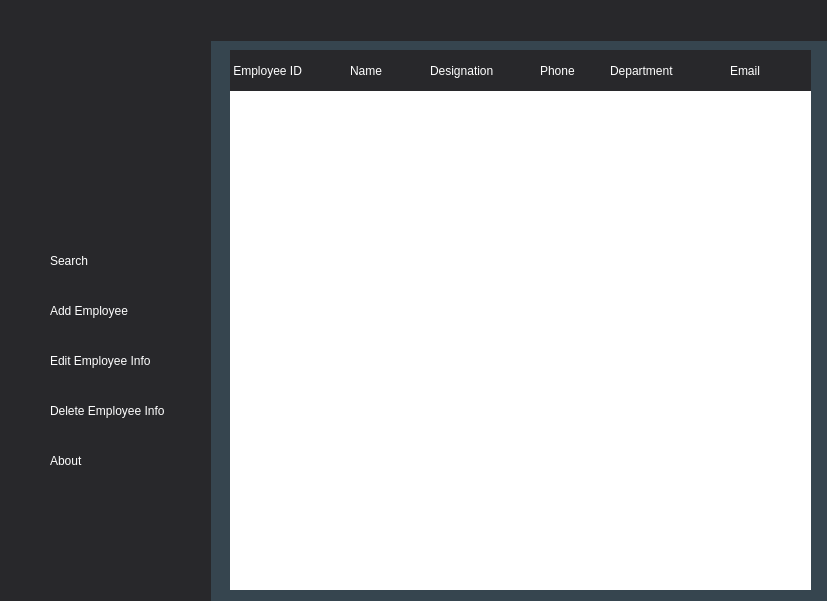
<?xml version="1.0" encoding="UTF-8"?>
<ui version="4.0">
 <class>Deleteemp</class>
 <widget class="QDialog" name="Deleteemp">
  <property name="geometry">
   <rect>
    <x>0</x>
    <y>0</y>
    <width>827</width>
    <height>601</height>
   </rect>
  </property>
  <property name="windowTitle">
   <string>Dialog</string>
  </property>
  <widget class="QLabel" name="label_2">
   <property name="geometry">
    <rect>
     <x>0</x>
     <y>-1</y>
     <width>211</width>
     <height>611</height>
    </rect>
   </property>
   <property name="styleSheet">
    <string notr="true">background-color:rgb(40, 40, 43);</string>
   </property>
   <property name="text">
    <string/>
   </property>
  </widget>
  <widget class="QLabel" name="label">
   <property name="geometry">
    <rect>
     <x>-140</x>
     <y>-10</y>
     <width>1051</width>
     <height>611</height>
    </rect>
   </property>
   <property name="styleSheet">
    <string notr="true">background-color: rgb(54, 69, 79);</string>
   </property>
   <property name="text">
    <string/>
   </property>
   <property name="scaledContents">
    <bool>true</bool>
   </property>
  </widget>
  <widget class="QLabel" name="label_3">
   <property name="geometry">
    <rect>
     <x>170</x>
     <y>0</y>
     <width>671</width>
     <height>41</height>
    </rect>
   </property>
   <property name="styleSheet">
    <string notr="true">background-color:rgb(40, 40, 43);</string>
   </property>
   <property name="text">
    <string/>
   </property>
  </widget>
  <widget class="QPushButton" name="pushButton">
   <property name="geometry">
    <rect>
     <x>0</x>
     <y>240</y>
     <width>211</width>
     <height>41</height>
    </rect>
   </property>
   <property name="styleSheet">
    <string notr="true">QPushButton {
color:white;
            background-color: rgb(40, 40, 43);
            text-align:left;
           padding-left:50px;
border:none;
        }
        QPushButton:hover {
            color: white;
background-color:rgb(54, 69, 79);
font: 700 9pt &quot;Segoe UI&quot;;
        }</string>
   </property>
   <property name="text">
    <string>Search</string>
   </property>
  </widget>
  <widget class="QPushButton" name="pushButton_2">
   <property name="geometry">
    <rect>
     <x>0</x>
     <y>290</y>
     <width>211</width>
     <height>41</height>
    </rect>
   </property>
   <property name="styleSheet">
    <string notr="true">QPushButton {
color:white;
            background-color: rgb(40, 40, 43);
            text-align:left;
           padding-left:50px;
border:none;
        }
        QPushButton:hover {
            color: white;
background-color:rgb(54, 69, 79);
font: 700 9pt &quot;Segoe UI&quot;;
        }</string>
   </property>
   <property name="text">
    <string>Add Employee</string>
   </property>
  </widget>
  <widget class="QPushButton" name="pushButton_3">
   <property name="geometry">
    <rect>
     <x>0</x>
     <y>340</y>
     <width>211</width>
     <height>41</height>
    </rect>
   </property>
   <property name="styleSheet">
    <string notr="true">QPushButton {
color:white;
            background-color: rgb(40, 40, 43);
            text-align:left;
           padding-left:50px;
border:none;
        }
        QPushButton:hover {
            color: white;
background-color:rgb(54, 69, 79);
font: 700 9pt &quot;Segoe UI&quot;;
        }</string>
   </property>
   <property name="text">
    <string>Edit Employee Info</string>
   </property>
  </widget>
  <widget class="QPushButton" name="pushButton_4">
   <property name="geometry">
    <rect>
     <x>0</x>
     <y>390</y>
     <width>211</width>
     <height>41</height>
    </rect>
   </property>
   <property name="styleSheet">
    <string notr="true">QPushButton {
color:white;
            background-color: rgb(40, 40, 43);
            text-align:left;
           padding-left:50px;
border:none;
        }
        QPushButton:hover {
            color: white;
background-color:rgb(54, 69, 79);
font: 700 9pt &quot;Segoe UI&quot;;
        }</string>
   </property>
   <property name="text">
    <string>Delete Employee Info</string>
   </property>
  </widget>
  <widget class="QPushButton" name="pushButton_5">
   <property name="geometry">
    <rect>
     <x>0</x>
     <y>440</y>
     <width>211</width>
     <height>41</height>
    </rect>
   </property>
   <property name="styleSheet">
    <string notr="true">QPushButton {
color:white;
            background-color: rgb(40, 40, 43);
            text-align:left;
           padding-left:50px;
border:none;
        }
        QPushButton:hover {
            color: white;
background-color:rgb(54, 69, 79);
font: 700 9pt &quot;Segoe UI&quot;;
        }</string>
   </property>
   <property name="text">
    <string>About</string>
   </property>
  </widget>
  <widget class="QLabel" name="label_17">
   <property name="geometry">
    <rect>
     <x>20</x>
     <y>250</y>
     <width>21</width>
     <height>21</height>
    </rect>
   </property>
   <property name="text">
    <string/>
   </property>
   <property name="pixmap">
    <pixmap>../../../icons8_Find_User_Male_50px.png</pixmap>
   </property>
   <property name="scaledContents">
    <bool>true</bool>
   </property>
  </widget>
  <widget class="QLabel" name="label_18">
   <property name="geometry">
    <rect>
     <x>20</x>
     <y>300</y>
     <width>21</width>
     <height>21</height>
    </rect>
   </property>
   <property name="text">
    <string/>
   </property>
   <property name="pixmap">
    <pixmap>../../../icons8_Add_User_Male_50px.png</pixmap>
   </property>
   <property name="scaledContents">
    <bool>true</bool>
   </property>
  </widget>
  <widget class="QLabel" name="label_19">
   <property name="geometry">
    <rect>
     <x>20</x>
     <y>350</y>
     <width>21</width>
     <height>21</height>
    </rect>
   </property>
   <property name="text">
    <string/>
   </property>
   <property name="pixmap">
    <pixmap>../../../icons8_Registration_50px.png</pixmap>
   </property>
   <property name="scaledContents">
    <bool>true</bool>
   </property>
  </widget>
  <widget class="QLabel" name="label_20">
   <property name="geometry">
    <rect>
     <x>20</x>
     <y>400</y>
     <width>21</width>
     <height>21</height>
    </rect>
   </property>
   <property name="text">
    <string/>
   </property>
   <property name="pixmap">
    <pixmap>../../../icons8_Remove_User_Male_50px.png</pixmap>
   </property>
   <property name="scaledContents">
    <bool>true</bool>
   </property>
  </widget>
  <widget class="QLabel" name="label_21">
   <property name="geometry">
    <rect>
     <x>20</x>
     <y>450</y>
     <width>21</width>
     <height>21</height>
    </rect>
   </property>
   <property name="text">
    <string/>
   </property>
   <property name="pixmap">
    <pixmap>../../../icons8_Hand_50px.png</pixmap>
   </property>
   <property name="scaledContents">
    <bool>true</bool>
   </property>
  </widget>
  <widget class="QLabel" name="label_4">
   <property name="geometry">
    <rect>
     <x>230</x>
     <y>89</y>
     <width>581</width>
     <height>501</height>
    </rect>
   </property>
   <property name="styleSheet">
    <string notr="true">background-color: rgb(255, 255, 255);</string>
   </property>
   <property name="text">
    <string/>
   </property>
  </widget>
  <widget class="QLabel" name="label_13">
   <property name="geometry">
    <rect>
     <x>230</x>
     <y>50</y>
     <width>121</width>
     <height>41</height>
    </rect>
   </property>
   <property name="styleSheet">
    <string notr="true">
QLabel {
color:white;
background-color:rgb(40, 40, 43);
            text-align:left;
	font: 700 9pt &quot;Segoe UI&quot;;
border:none;
        }</string>
   </property>
   <property name="text">
    <string> Employee ID</string>
   </property>
  </widget>
  <widget class="QLabel" name="label_14">
   <property name="geometry">
    <rect>
     <x>350</x>
     <y>50</y>
     <width>111</width>
     <height>41</height>
    </rect>
   </property>
   <property name="styleSheet">
    <string notr="true">
QLabel {
color:white;
background-color:rgb(40, 40, 43);
            text-align:left;
	font: 700 9pt &quot;Segoe UI&quot;;
border:none;
        }</string>
   </property>
   <property name="text">
    <string>Name</string>
   </property>
  </widget>
  <widget class="QLabel" name="label_15">
   <property name="geometry">
    <rect>
     <x>730</x>
     <y>50</y>
     <width>81</width>
     <height>41</height>
    </rect>
   </property>
   <property name="styleSheet">
    <string notr="true">
QLabel {
color:white;
background-color:rgb(40, 40, 43);
            text-align:left;
	font: 700 9pt &quot;Segoe UI&quot;;
border:none;
        }</string>
   </property>
   <property name="text">
    <string>Email</string>
   </property>
  </widget>
  <widget class="QLabel" name="label_16">
   <property name="geometry">
    <rect>
     <x>610</x>
     <y>50</y>
     <width>121</width>
     <height>41</height>
    </rect>
   </property>
   <property name="styleSheet">
    <string notr="true">
QLabel {
color:white;
background-color:rgb(40, 40, 43);
            text-align:left;
	font: 700 9pt &quot;Segoe UI&quot;;
border:none;
        }</string>
   </property>
   <property name="text">
    <string>Department</string>
   </property>
  </widget>
  <widget class="QLabel" name="label_22">
   <property name="geometry">
    <rect>
     <x>540</x>
     <y>50</y>
     <width>111</width>
     <height>41</height>
    </rect>
   </property>
   <property name="styleSheet">
    <string notr="true">
QLabel {
color:white;
background-color:rgb(40, 40, 43);
            text-align:left;
	font: 700 9pt &quot;Segoe UI&quot;;
border:none;
        }</string>
   </property>
   <property name="text">
    <string>Phone</string>
   </property>
  </widget>
  <widget class="QLabel" name="label_23">
   <property name="geometry">
    <rect>
     <x>430</x>
     <y>50</y>
     <width>111</width>
     <height>41</height>
    </rect>
   </property>
   <property name="styleSheet">
    <string notr="true">
QLabel {
color:white;
background-color:rgb(40, 40, 43);
            text-align:left;
	font: 700 9pt &quot;Segoe UI&quot;;
border:none;
        }</string>
   </property>
   <property name="text">
    <string>Designation</string>
   </property>
  </widget>
  <zorder>label</zorder>
  <zorder>label_2</zorder>
  <zorder>label_3</zorder>
  <zorder>pushButton</zorder>
  <zorder>pushButton_2</zorder>
  <zorder>pushButton_3</zorder>
  <zorder>pushButton_4</zorder>
  <zorder>pushButton_5</zorder>
  <zorder>label_17</zorder>
  <zorder>label_18</zorder>
  <zorder>label_19</zorder>
  <zorder>label_20</zorder>
  <zorder>label_21</zorder>
  <zorder>label_4</zorder>
  <zorder>label_13</zorder>
  <zorder>label_14</zorder>
  <zorder>label_22</zorder>
  <zorder>label_23</zorder>
  <zorder>label_16</zorder>
  <zorder>label_15</zorder>
 </widget>
 <resources/>
 <connections/>
</ui>
